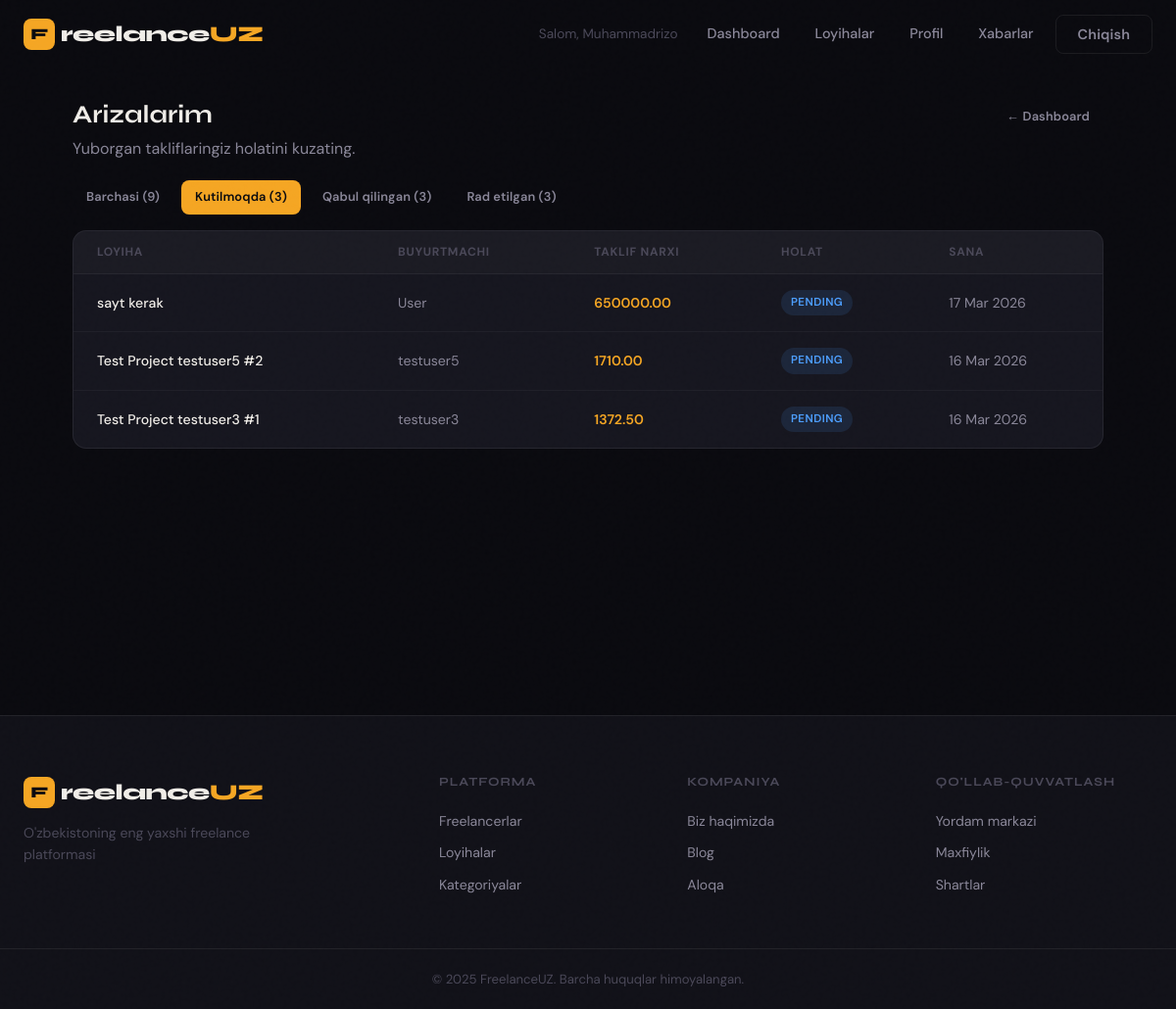
The page /projects/proposals/?status=pending (signed in) on the database its author committed.
### users/models.py (models this page shows, shortened)
class CustomUser(AbstractUser, TimeStamped):
    class Role(models.TextChoices):
        CLIENT = 'client', 'Client'
        FREELANCER = 'freelancer', 'Freelancer'
    role = models.CharField(max_length=13, choices=Role.choices, default=Role.CLIENT)
    bio = models.TextField(blank=True)
    avatar = models.ImageField(upload_to="users/avatar/", blank=True, null=True)
    phone = models.CharField(max_length=20, blank=True, null=True, unique=True)
    title = models.CharField(max_length=120, blank=True)
    location = models.CharField(max_length=120, blank=True)
    website = models.URLField(blank=True)
    telegram = models.CharField(max_length=64, blank=True)
    hourly_rate = models.DecimalField(max_digits=12, decimal_places=2, null=True, blank=True)
    cover_photo = models.ImageField(upload_to="users/cover/", blank=True, null=True)
    is_verified = models.BooleanField(default=False)
    is_online = models.BooleanField(default=False)
    categories = models.ManyToManyField("Category", blank=True, related_name="users")

### service/models.py (models this page shows, shortened)
class Bid(TimeStamped):
    class StatusChoices(models.TextChoices):
        PENDING = "Pending", "pending"
        ACCEPTED = "Accepted", "accepted"
        REJECTED = "Rejected", "rejected"
    project = models.ForeignKey(Project, on_delete=models.CASCADE, )
    freelancer = models.ForeignKey(CustomUser, on_delete=models.CASCADE)
    price = models.DecimalField(max_digits=13, decimal_places=2)
    message = models.CharField(max_length=256)
    status = models.CharField(max_length=9, choices=StatusChoices.choices)

class Project(TimeStamped):
    class StatusChoices(models.TextChoices):
        OPEN = "Open", "open"
        IN_PROGRESS = "In progress", "in_progress"
        COMPLETED = "Completed", "completed"
        CANCELLED = "Cancelled", "cancelled"
    title = models.CharField(max_length=256)
    description = models.TextField()
    category = models.CharField(max_length=120, blank=True)
    budget = models.DecimalField(max_digits=13, decimal_places=2)
    deadline = models.DateTimeField()
    client = models.ForeignKey(CustomUser, on_delete=models.CASCADE, related_name="projects")
    progress = models.PositiveSmallIntegerField(default=0)
    status = models.CharField(max_length=12, choices=StatusChoices.choices, default=StatusChoices.OPEN)

### service/views.py (the view)
# urls.py: path("proposals/", FreelancerProposalsView.as_view(), name="freelancer_proposals"),
class FreelancerProposalsView(LoginRequiredMixin, View):
    login_url = "login"
    def dispatch(self, request, *args, **kwargs):
        if request.user.role != CustomUser.Role.FREELANCER:
            return redirect("home")
        return super().dispatch(request, *args, **kwargs)
    def get(self, request):
        status = request.GET.get("status", "").lower()
        status_map = {
            "pending": Bid.StatusChoices.PENDING,
            "accepted": Bid.StatusChoices.ACCEPTED,
            "rejected": Bid.StatusChoices.REJECTED,
        }
        qs = Bid.objects.filter(freelancer=request.user).select_related("project", "project__client")
        if status in status_map:
            qs = qs.filter(status=status_map[status])
        qs = qs.order_by("-created_at")
        context = {
            "proposals": qs,
            "active_filter": status,
            "count_all": Bid.objects.filter(freelancer=request.user).count(),
            "count_pending": Bid.objects.filter(
                freelancer=request.user, status=Bid.StatusChoices.PENDING
            ).count(),
            "count_accepted": Bid.objects.filter(
                freelancer=request.user, status=Bid.StatusChoices.ACCEPTED
            ).count(),
            "count_rejected": Bid.objects.filter(
                freelancer=request.user, status=Bid.StatusChoices.REJECTED
            ).count(),
        }
        return render(request, "freelancer_proposals.html", context)

### templates/freelancer_proposals.html (shortened to what this page needs)
{% extends 'base.html' %}
{% load static %}
{% block content %}
<div style="max-width:1100px;margin:0 auto;padding:32px 24px;">
  <div style="display:flex;align-items:flex-start;justify-content:space-between;gap:16px;flex-wrap:wrap;margin-bottom:20px;">
    <div>
      <h1 style="font-size:1.6rem;margin-bottom:6px;">Arizalarim</h1>
      <p style="color:var(--text-secondary);">Yuborgan takliflaringiz holatini kuzating.</p>
    </div>
    <a href="{% url 'home' %}" class="btn btn-ghost btn-sm">← Dashboard</a>
  </div>
  <div style="display:flex;gap:8px;flex-wrap:wrap;margin-bottom:16px;">
    <a href="{% url 'freelancer_proposals' %}"
       class="btn btn-sm {% if not active_filter %}btn-primary{% else %}btn-ghost{% endif %}">
      Barchasi ({{ count_all }})
    </a>
    <a href="{% url 'freelancer_proposals' %}?status=pending"
       class="btn btn-sm {% if active_filter == 'pending' %}btn-primary{% else %}btn-ghost{% endif %}">
      Kutilmoqda ({{ count_pending }})
    </a>
    <a href="{% url 'freelancer_proposals' %}?status=accepted"
       class="btn btn-sm {% if active_filter == 'accepted' %}btn-primary{% else %}btn-ghost{% endif %}">
      Qabul qilingan ({{ count_accepted }})
    </a>
    <a href="{% url 'freelancer_proposals' %}?status=rejected"
       class="btn btn-sm {% if active_filter == 'rejected' %}btn-primary{% else %}btn-ghost{% endif %}">
      Rad etilgan ({{ count_rejected }})
    </a>
  </div>
  <div class="table-container">
    <table>
      <thead>
        <tr>
          <th>Loyiha</th>
          <th>Buyurtmachi</th>
          <th>Taklif narxi</th>
          <th>Holat</th>
          <th>Sana</th>
        </tr>
      </thead>
      <tbody>
        {% if proposals %}
          {% for proposal in proposals %}
          <tr>
            <td style="color:var(--text-primary);font-weight:500;">{{ proposal.project.title }}</td>
            <td>{{ proposal.project.client.get_full_name|default:proposal.project.client.username }}</td>
            <td style="color:var(--accent);font-weight:600;">{{ proposal.price }}</td>
            <td>
              {% with status=proposal.status|lower %}
                <span class="badge {% if status == 'accepted' %}badge-success{% elif status == 'rejected' %}badge-danger{% else %}badge-info{% endif %}">
                  {{ proposal.get_status_display }}
                </span>
              {% endwith %}
            </td>
            <td>{{ proposal.created_at|date:"d M Y" }}</td>
          </tr>
          {% endfor %}
        {% else %}
          <tr>
            <td colspan="5" style="text-align:center;color:var(--text-muted);padding:24px;">
              Hozircha arizalar yo'q
            </td>
          </tr>
        {% endif %}
      </tbody>
    </table>
  </div>
</div>
{% endblock %}

### templates/base.html (shortened to what this page needs)
<!DOCTYPE html>
<html lang="uz">
<head>
    {% load static %}
    <link rel="stylesheet" href="{% static 'css/main.css' %}">
</head>
<body class="{% block body_class %}{% endblock %}">
<div class="noise-overlay"></div>
<nav class="navbar" id="navbar">
    <div class="nav-container">
        <a href="{% url 'home' %}" class="nav-logo">
            <span class="logo-mark">F</span>
            <span class="logo-text">reelance<em>UZ</em></span>
        </a>
        <div class="nav-links">
            {% if user.is_authenticated %}
                <span class="nav-greeting">Salom, {{ user.first_name|default:user.username }}</span>
                <a href="{% url 'home' %}" class="nav-link">Dashboard</a>
                {% if user.role == 'freelancer' %}
                    <a href="{% url 'project_list' %}" class="nav-link">Loyihalar</a>
                {% endif %}
                <a href="{% url 'profile' %}" class="nav-link">Profil</a>
                <a href="{% url 'chat' %}" class="nav-link">Xabarlar</a>
                <form action="{% url 'logout' %}" method="post" class="logout-form">
                    <button type="submit" class="btn btn-outline">Chiqish</button>
                </form>
            {% else %}
                <a href="{% url 'login' %}" class="nav-link">Kirish</a>
                <a href="{% url 'signup' %}" class="btn btn-primary">Ro'yxatdan o'tish</a>
            {% endif %}
        </div>
    </div>
</nav>
<main class="main-content">
    {% block content %}{% endblock %}
</main>
<footer class="footer">
    <div class="footer-container">
        <div class="footer-brand">
            <a href="{% url 'home' %}" class="nav-logo">
                <span class="logo-mark">F</span>
                <span class="logo-text">reelance<em>UZ</em></span>
            </a>
            <p>O'zbekistoning eng yaxshi freelance platformasi</p>
        </div>
        <div class="footer-links">
            <div class="footer-col">
                <h4>Platforma</h4>
                <a href="{% url 'home' %}">Freelancerlar</a>
                <a href="{% url 'home' %}">Loyihalar</a>
                <a href="{% url 'home' %}">Kategoriyalar</a>
            </div>
            <div class="footer-col">
                <h4>Kompaniya</h4>
                <a href="{% url 'home' %}">Biz haqimizda</a>
                <a href="{% url 'home' %}">Blog</a>
                <a href="{% url 'home' %}">Aloqa</a>
            </div>
            <div class="footer-col">
                <h4>Qo'llab-quvvatlash</h4>
                <a href="{% url 'home' %}">Yordam markazi</a>
                <a href="{% url 'home' %}">Maxfiylik</a>
                <a href="{% url 'home' %}">Shartlar</a>
            </div>
        </div>
    </div>
    <div class="footer-bottom">
        <p>© 2025 FreelanceUZ. Barcha huquqlar himoyalangan.</p>
    </div>
</footer>
</body>
</html>

### rows shown on the page
CustomUser: first_name "Muhammadrizo"
Bid: project "sayt kerak", project.client.get_full_name "User", price "650000.00", status "PENDING", created_at "17 Mar 2026"
Bid: project "Test Project testuser5 #2", project.client.get_full_name "testuser5", price "1710.00", status "PENDING", created_at "16 Mar 2026"
Bid: project "Test Project testuser3 #1", project.client.get_full_name "testuser3", price "1372.50", status "PENDING", created_at "16 Mar 2026"

### other values the page prints
{{ count_all }} "9"
{{ count_pending }} "3"
{{ count_accepted }} "3"
{{ count_rejected }} "3"
